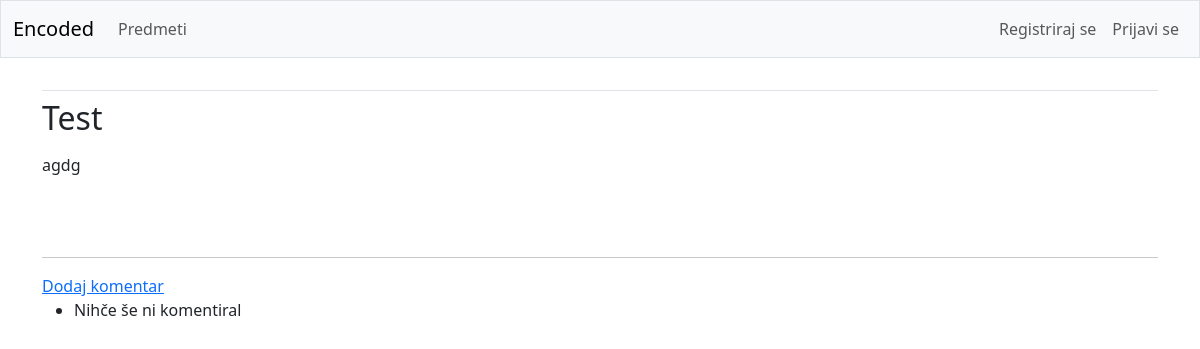
/topic/1/2, run on an earlier commit of the app's database.
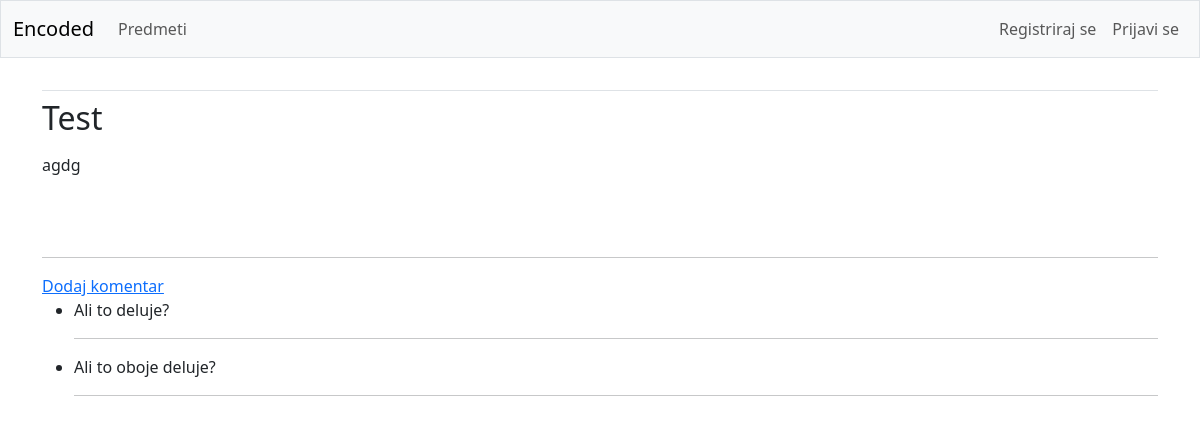
And on a later commit of the database.
### bounties/models.py (models this page shows, shortened)
class Bounty(models.Model):
    owner=models.ForeignKey(User, on_delete=models.CASCADE)
    name=models.CharField(max_length=200)
    subject=models.ForeignKey(Subject, on_delete=models.CASCADE)
    topic=models.ForeignKey(Topic, on_delete=models.CASCADE)
    date_added=models.DateTimeField(auto_now_add=True)
    text=models.TextField(default="Nedokoncana objava")
    class Meta:
        verbose_name_plural = 'bounties'

class Comment(models.Model):
    owner=models.ForeignKey(User, on_delete=models.CASCADE)
    bounty=models.ForeignKey(Bounty, on_delete=models.CASCADE)
    date_added=models.DateTimeField(auto_now_add=True)
    text=models.TextField(default="Nedokoncana objava")

### bounties/views.py (the view)
# urls.py: path('topic/<int:topic_id>/<int:bounty_id>', views.bounty, name='bounty'),
def bounty(request, topic_id, bounty_id):
    topic=Topic.objects.get(id=topic_id)
    bounty=topic.bounty_set.get(id=bounty_id)
    comments=bounty.comment_set.all()
    context={'bounty': bounty, 'comments': comments, 'topic_id': topic_id}
    return render(request, 'bounties/bounty.html', context)

### bounties/templates/bounties/bounty.html (shortened to what this page needs)
{% extends 'bounties/base.html' %}
{% block content %}
<h2>{{ bounty.name }}</h2>
<p>{{ bounty.text|linebreaks }}</p>
<br/>
<br/>
<hr/>
<a href="{% url 'bounties:new_comment' topic_id bounty.id %}">Dodaj komentar</a>
<ul>
    {% for comment in comments %}
      <li>{{ comment.text|linebreaks }}</li>
      <hr>
    {% empty %}
      <li>Nihče še ni komentiral</li>
    {% endfor %}
</ul>
{% endblock content %}

### bounties/templates/bounties/base.html (shortened to what this page needs)
<!DOCTYPE html>
<html lang="si">
<head>
  {% load django_bootstrap5 %}
  {% bootstrap_css %}
</head>
<body>
  <nav class="navbar navbar-expand-md navbar-light bg-light mb-4 border">
    <div class="container-fluid">
       <a class="navbar-brand" href="{% url 'bounties:index' %}">
        Encoded</a>
       <div class="collapse navbar-collapse" id="navbarCollapse">
         <ul class="navbar-nav me-auto mb-2 mb-md-0">
           <li class="nav-item">
             <a class="nav-link" href="{% url 'bounties:subjects' %}">
              Predmeti</a></li>
        </ul>
         <ul class="navbar-nav ms-auto mb-2 mb-md-0">
             {% if user.is_authenticated %}
              <li class="nav-item">
                 <span class="navbar-text me-2">Hello, {{ user.username }}.
                  </span></li>
             {% else %}
              <li class="nav-item">
                <a class="nav-link" href="{% url 'accounts:register' %}">
                    Registriraj se</a></li>
              <li class="nav-item">
                <a class="nav-link" href="{% url 'accounts:login' %}">
                    Prijavi se</a></li>
            {% endif %}
          </ul>
      </div>
    </div>
  </nav>
  <main class="container">
    <div class="pb-2 mb-2 border-bottom">
    </div>
    <div>
      {% block content %}{% endblock content %}
    </div>
  </main>
</body>
</html>

What changed in the data, as far as the page shows it:
added Comment: text "Ali to deluje?"
added Comment: text "Ali to oboje deluje?"
Also different on the page:
text no longer shown: "Nihče še ni komentiral"
